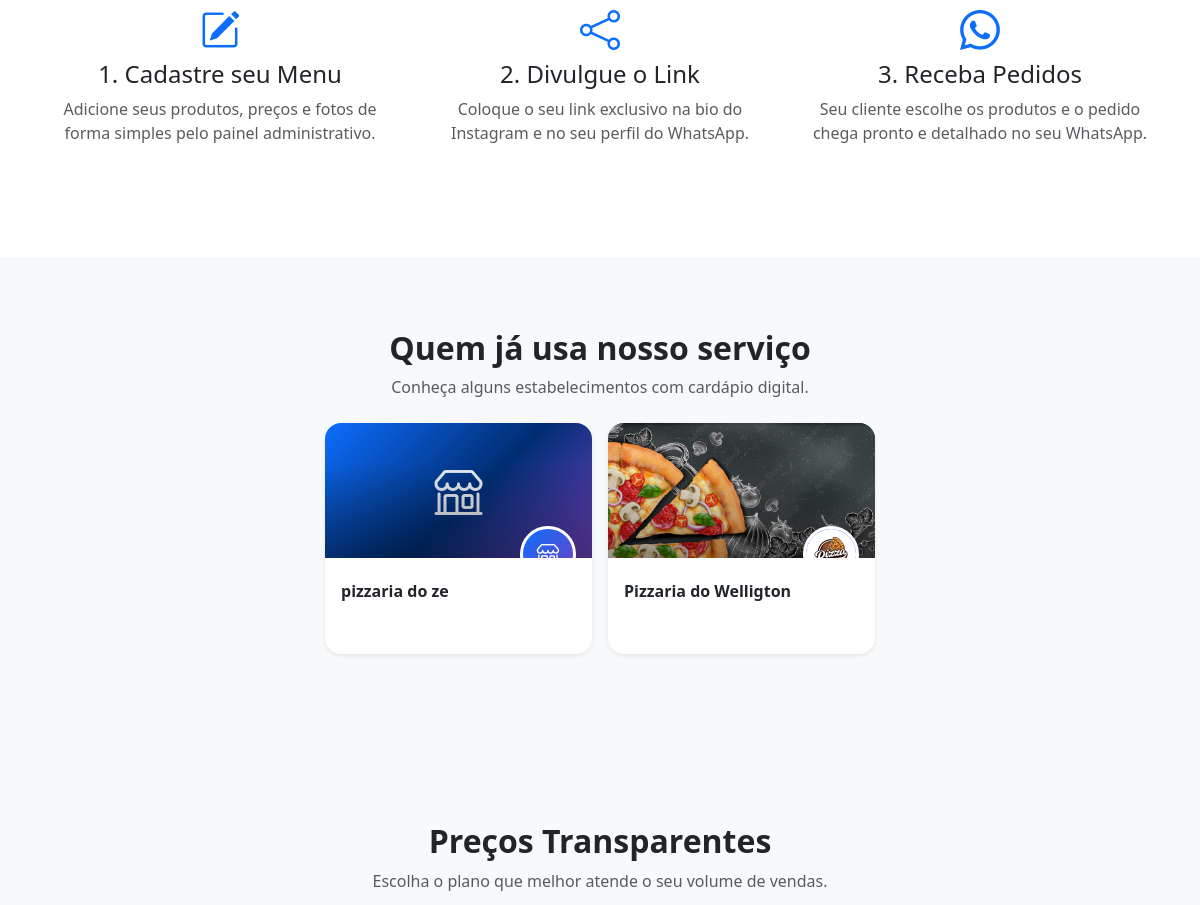
Before: / (middle part) with the older database file.
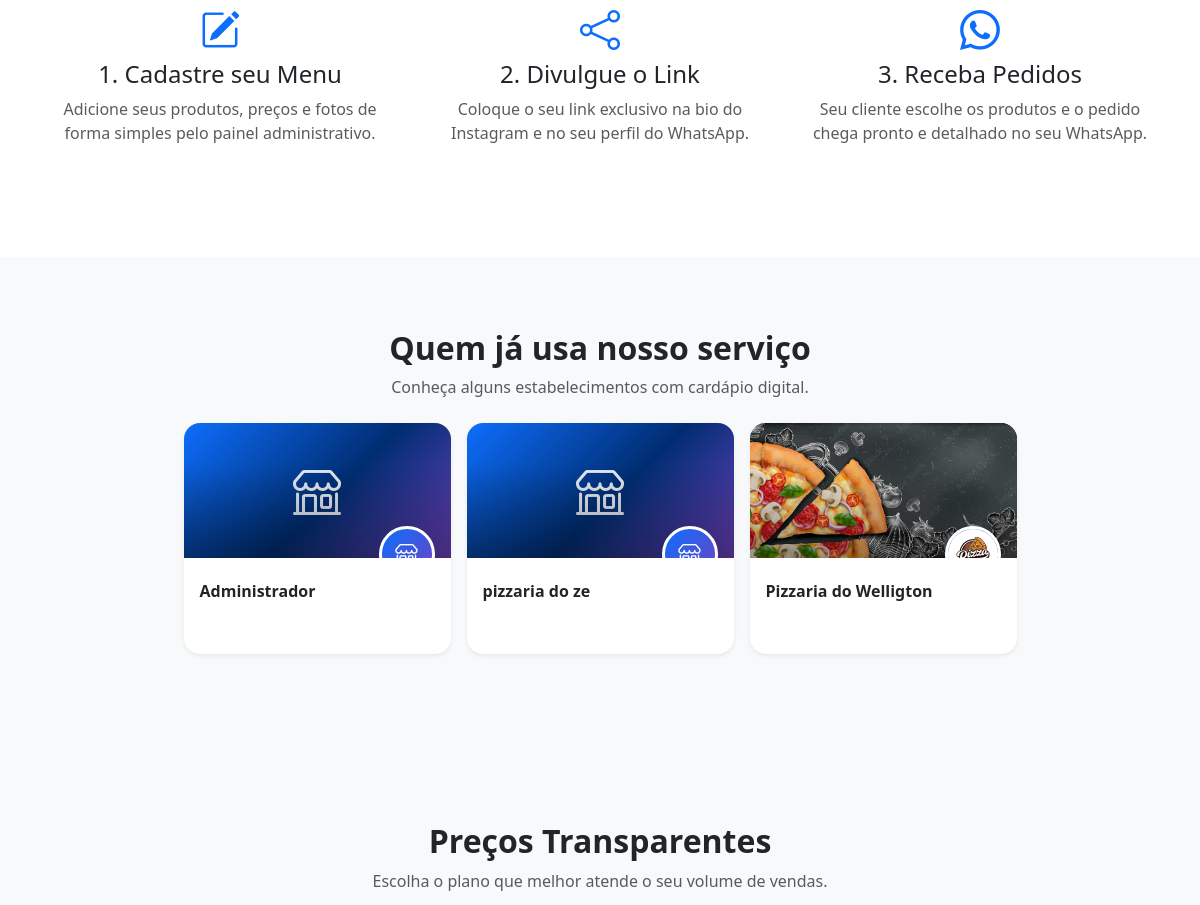
After: the same page with the newer database file.
### app/models/__init__.py (models this page shows, shortened)
class Empresa(db.Model):
    __tablename__ = "empresa"
    id = db.Column(db.Integer, primary_key=True)
    name_est = db.Column(db.String(100), nullable=False)
    cnpj_est = db.Column(db.String(20), nullable=True)
    short_description = db.Column(db.String(255), nullable=True)
    whatsapp = db.Column(db.String(20), nullable=False)
    logradouro = db.Column(db.String(150), nullable=True)
    bairro = db.Column(db.String(100), nullable=True)
    cidade = db.Column(db.String(100), nullable=True)
    estado = db.Column(db.String(2), nullable=True)
    cep = db.Column(db.String(10), nullable=True)
    primary_color = db.Column(db.String(7), default="#0d6efd")
    bg_color = db.Column(db.String(7), default="#ffffff")
    text_color = db.Column(db.String(7), default="#212529")
    logo_path = db.Column(db.String(255), nullable=True)
    banner_path = db.Column(db.String(255), nullable=True)
    produtos = db.relationship(
        "Produtos", backref="empresa", lazy=True, cascade="all, delete-orphan"
    )
    imagens = db.relationship(
        "Imagens", backref="empresa", lazy=True, cascade="all, delete-orphan"
    )
    plano = db.Column(db.String(20), default="gratis")
    ativo = db.Column(db.Boolean, default=True)

### app/routes/public_routes.py (the view)
@router.get("/", name="public.landing")
async def landing(request: Request):
    return templates.TemplateResponse(
        request=request,
        name="landing.html",
        context={
            "empresas": empresa_service.listar_empresas_publicas(
                emails_privados=get_admin_emails(request.app.state.settings)
            )
        },
    )

### templates/landing.html (shortened to what this page needs)
<!DOCTYPE html>
<html lang="pt-br">
<head>
    <link href="https://cdn.jsdelivr.net/npm/bootstrap@5.3.0/dist/css/bootstrap.min.css" rel="stylesheet">
    <link rel="stylesheet" href="https://cdn.jsdelivr.net/npm/bootstrap-icons@1.11.0/font/bootstrap-icons.css">
</head>
<body>
    <section class="py-5">
        <div class="container text-center py-5">
            <div class="row g-4">
                <div class="col-md-4">
                    <i class="bi bi-pencil-square feature-icon"></i>
                    <h4>1. Cadastre seu Menu</h4>
                    <p class="text-muted">Adicione seus produtos, preços e fotos de forma simples pelo painel administrativo.</p>
                </div>
                <div class="col-md-4">
                    <i class="bi bi-share feature-icon"></i>
                    <h4>2. Divulgue o Link</h4>
                    <p class="text-muted">Coloque o seu link exclusivo na bio do Instagram e no seu perfil do WhatsApp.</p>
                </div>
                <div class="col-md-4">
                    <i class="bi bi-whatsapp feature-icon"></i>
                    <h4>3. Receba Pedidos</h4>
                    <p class="text-muted">Seu cliente escolhe os produtos e o pedido chega pronto e detalhado no seu WhatsApp.</p>
                </div>
            </div>
        </div>
    </section>
    {% if empresas %}
    <section class="py-5 bg-light" id="empresas">
        <div class="container py-4">
            <div class="text-center mb-4">
                <h2 class="fw-bold">Quem já usa nosso serviço</h2>
                <p class="text-muted mb-0">Conheça alguns estabelecimentos com cardápio digital.</p>
            </div>
            <div class="row g-3 justify-content-center">
                {% for empresa in empresas %}
                <div class="col-6 col-md-4 col-lg-3">
                    <a class="card business-card h-100 text-decoration-none text-dark shadow-sm"
                       href="/{{ empresa.id }}" aria-label="Ver cardápio de {{ empresa.name_est }}">
                        <div class="business-card-cover">
                            {% if empresa.banner_path or empresa.logo_path %}
                            <img src="{{ empresa.banner_path or empresa.logo_path }}"
                                 alt="" loading="lazy">
                            {% else %}
                            <i class="bi bi-shop business-card-placeholder" aria-hidden="true"></i>
                            {% endif %}
                            <span class="business-card-logo">
                                {% if empresa.logo_path %}
                                <img src="{{ empresa.logo_path }}" alt="Logotipo de {{ empresa.name_est }}"
                                     loading="lazy">
                                {% else %}
                                <i class="bi bi-shop" aria-hidden="true"></i>
                                {% endif %}
                            </span>
                        </div>
                        <div class="card-body pt-4">
                            <h3 class="h6 fw-bold mb-0 business-card-name">{{ empresa.name_est }}</h3>
                        </div>
                    </a>
                </div>
                {% endfor %}
            </div>
        </div>
    </section>
    {% endif %}
    <section id="planos" class="py-5 bg-light">
        <div class="container py-5">
            <div class="text-center mb-5">
                <h2 class="fw-bold">Preços Transparentes</h2>
                <p class="text-muted">Escolha o plano que melhor atende o seu volume de vendas.</p>
            </div>
        </div>
    </section>
</body>
</html>

Changed rows visible on the page:
added Empresa: name_est "Administrador"
